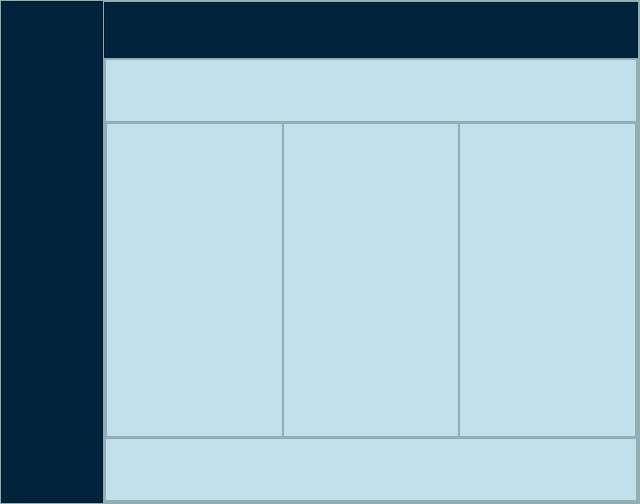
<?xml version="1.0" encoding="UTF-8"?>
<ui version="4.0">
 <class>MainWindow</class>
 <widget class="QMainWindow" name="MainWindow">
  <property name="geometry">
   <rect>
    <x>0</x>
    <y>0</y>
    <width>640</width>
    <height>504</height>
   </rect>
  </property>
  <property name="windowTitle">
   <string>MainWindow</string>
  </property>
  <widget class="QWidget" name="centralwidget">
   <layout class="QVBoxLayout" name="verticalLayout">
    <property name="spacing">
     <number>0</number>
    </property>
    <property name="leftMargin">
     <number>0</number>
    </property>
    <property name="topMargin">
     <number>0</number>
    </property>
    <property name="rightMargin">
     <number>0</number>
    </property>
    <property name="bottomMargin">
     <number>0</number>
    </property>
    <item>
     <widget class="QFrame" name="frame">
      <property name="styleSheet">
       <string notr="true">background-color: rgb(192, 225, 236);</string>
      </property>
      <property name="frameShape">
       <enum>QFrame::StyledPanel</enum>
      </property>
      <property name="frameShadow">
       <enum>QFrame::Raised</enum>
      </property>
      <layout class="QHBoxLayout" name="horizontalLayout" stretch="1,10">
       <property name="spacing">
        <number>0</number>
       </property>
       <property name="leftMargin">
        <number>0</number>
       </property>
       <property name="topMargin">
        <number>0</number>
       </property>
       <property name="rightMargin">
        <number>0</number>
       </property>
       <property name="bottomMargin">
        <number>0</number>
       </property>
       <item>
        <widget class="QFrame" name="frame_5">
         <property name="styleSheet">
          <string notr="true">background-color: rgb(1, 35, 60);</string>
         </property>
         <property name="frameShape">
          <enum>QFrame::StyledPanel</enum>
         </property>
         <property name="frameShadow">
          <enum>QFrame::Raised</enum>
         </property>
         <layout class="QVBoxLayout" name="verticalLayout_3">
          <property name="spacing">
           <number>0</number>
          </property>
          <property name="leftMargin">
           <number>0</number>
          </property>
          <property name="topMargin">
           <number>0</number>
          </property>
          <property name="rightMargin">
           <number>0</number>
          </property>
          <property name="bottomMargin">
           <number>0</number>
          </property>
          <item>
           <widget class="QPushButton" name="pushButton">
            <property name="minimumSize">
             <size>
              <width>100</width>
              <height>100</height>
             </size>
            </property>
            <property name="text">
             <string/>
            </property>
            <property name="icon">
             <iconset resource="../QRC/imagenesInicioSesion.qrc">
              <normaloff>:/newPrefix/Icons/Exterior.png</normaloff>:/newPrefix/Icons/Exterior.png</iconset>
            </property>
            <property name="iconSize">
             <size>
              <width>100</width>
              <height>100</height>
             </size>
            </property>
            <property name="flat">
             <bool>true</bool>
            </property>
           </widget>
          </item>
          <item>
           <widget class="QPushButton" name="pushButton_2">
            <property name="minimumSize">
             <size>
              <width>100</width>
              <height>100</height>
             </size>
            </property>
            <property name="text">
             <string/>
            </property>
            <property name="icon">
             <iconset resource="../QRC/imagenesInicioSesion.qrc">
              <normaloff>:/newPrefix/Icons/User_Groups_Icon.png</normaloff>:/newPrefix/Icons/User_Groups_Icon.png</iconset>
            </property>
            <property name="iconSize">
             <size>
              <width>100</width>
              <height>100</height>
             </size>
            </property>
            <property name="flat">
             <bool>true</bool>
            </property>
           </widget>
          </item>
          <item>
           <widget class="QPushButton" name="pushButton_3">
            <property name="minimumSize">
             <size>
              <width>100</width>
              <height>100</height>
             </size>
            </property>
            <property name="text">
             <string/>
            </property>
            <property name="icon">
             <iconset resource="../QRC/imagenesInicioSesion.qrc">
              <normaloff>:/newPrefix/Icons/Chat_Room_Icon.png</normaloff>:/newPrefix/Icons/Chat_Room_Icon.png</iconset>
            </property>
            <property name="iconSize">
             <size>
              <width>100</width>
              <height>100</height>
             </size>
            </property>
            <property name="flat">
             <bool>true</bool>
            </property>
           </widget>
          </item>
          <item>
           <widget class="QPushButton" name="pushButton_4">
            <property name="minimumSize">
             <size>
              <width>100</width>
              <height>100</height>
             </size>
            </property>
            <property name="text">
             <string/>
            </property>
            <property name="icon">
             <iconset resource="../QRC/imagenesInicioSesion.qrc">
              <normaloff>:/newPrefix/Icons/Events_Icon.png</normaloff>:/newPrefix/Icons/Events_Icon.png</iconset>
            </property>
            <property name="iconSize">
             <size>
              <width>100</width>
              <height>100</height>
             </size>
            </property>
            <property name="flat">
             <bool>true</bool>
            </property>
           </widget>
          </item>
          <item>
           <widget class="QPushButton" name="pushButton_5">
            <property name="minimumSize">
             <size>
              <width>100</width>
              <height>100</height>
             </size>
            </property>
            <property name="text">
             <string/>
            </property>
            <property name="icon">
             <iconset resource="../QRC/imagenesInicioSesion.qrc">
              <normaloff>:/newPrefix/Icons/Adjust_Icon.png</normaloff>:/newPrefix/Icons/Adjust_Icon.png</iconset>
            </property>
            <property name="iconSize">
             <size>
              <width>100</width>
              <height>100</height>
             </size>
            </property>
            <property name="flat">
             <bool>true</bool>
            </property>
           </widget>
          </item>
         </layout>
        </widget>
       </item>
       <item>
        <widget class="QFrame" name="frame_2">
         <property name="frameShape">
          <enum>QFrame::StyledPanel</enum>
         </property>
         <property name="frameShadow">
          <enum>QFrame::Raised</enum>
         </property>
         <layout class="QVBoxLayout" name="verticalLayout_2" stretch="1,8">
          <property name="spacing">
           <number>0</number>
          </property>
          <property name="leftMargin">
           <number>0</number>
          </property>
          <property name="topMargin">
           <number>0</number>
          </property>
          <property name="rightMargin">
           <number>0</number>
          </property>
          <property name="bottomMargin">
           <number>0</number>
          </property>
          <item>
           <widget class="QFrame" name="frame_3">
            <property name="styleSheet">
             <string notr="true">background-color: rgb(1, 35, 60);</string>
            </property>
            <property name="frameShape">
             <enum>QFrame::StyledPanel</enum>
            </property>
            <property name="frameShadow">
             <enum>QFrame::Raised</enum>
            </property>
           </widget>
          </item>
          <item>
           <widget class="QFrame" name="frame_4">
            <property name="styleSheet">
             <string notr="true"/>
            </property>
            <property name="frameShape">
             <enum>QFrame::StyledPanel</enum>
            </property>
            <property name="frameShadow">
             <enum>QFrame::Raised</enum>
            </property>
            <layout class="QVBoxLayout" name="verticalLayout_4" stretch="1,5,1">
             <property name="spacing">
              <number>0</number>
             </property>
             <property name="leftMargin">
              <number>0</number>
             </property>
             <property name="topMargin">
              <number>0</number>
             </property>
             <property name="rightMargin">
              <number>0</number>
             </property>
             <property name="bottomMargin">
              <number>0</number>
             </property>
             <item>
              <widget class="QFrame" name="frame_6">
               <property name="styleSheet">
                <string notr="true"/>
               </property>
               <property name="frameShape">
                <enum>QFrame::StyledPanel</enum>
               </property>
               <property name="frameShadow">
                <enum>QFrame::Raised</enum>
               </property>
              </widget>
             </item>
             <item>
              <widget class="QFrame" name="frame_7">
               <property name="styleSheet">
                <string notr="true"/>
               </property>
               <property name="frameShape">
                <enum>QFrame::StyledPanel</enum>
               </property>
               <property name="frameShadow">
                <enum>QFrame::Raised</enum>
               </property>
               <layout class="QHBoxLayout" name="horizontalLayout_2" stretch="1,1,1">
                <property name="spacing">
                 <number>0</number>
                </property>
                <property name="leftMargin">
                 <number>0</number>
                </property>
                <property name="topMargin">
                 <number>0</number>
                </property>
                <property name="rightMargin">
                 <number>0</number>
                </property>
                <property name="bottomMargin">
                 <number>0</number>
                </property>
                <item>
                 <widget class="QFrame" name="frame_9">
                  <property name="styleSheet">
                   <string notr="true"/>
                  </property>
                  <property name="frameShape">
                   <enum>QFrame::StyledPanel</enum>
                  </property>
                  <property name="frameShadow">
                   <enum>QFrame::Raised</enum>
                  </property>
                 </widget>
                </item>
                <item>
                 <widget class="QFrame" name="frame_11">
                  <property name="styleSheet">
                   <string notr="true"/>
                  </property>
                  <property name="frameShape">
                   <enum>QFrame::StyledPanel</enum>
                  </property>
                  <property name="frameShadow">
                   <enum>QFrame::Raised</enum>
                  </property>
                 </widget>
                </item>
                <item>
                 <widget class="QFrame" name="frame_13">
                  <property name="styleSheet">
                   <string notr="true"/>
                  </property>
                  <property name="frameShape">
                   <enum>QFrame::StyledPanel</enum>
                  </property>
                  <property name="frameShadow">
                   <enum>QFrame::Raised</enum>
                  </property>
                 </widget>
                </item>
               </layout>
              </widget>
             </item>
             <item>
              <widget class="QFrame" name="frame_8">
               <property name="styleSheet">
                <string notr="true"/>
               </property>
               <property name="frameShape">
                <enum>QFrame::StyledPanel</enum>
               </property>
               <property name="frameShadow">
                <enum>QFrame::Raised</enum>
               </property>
              </widget>
             </item>
            </layout>
           </widget>
          </item>
         </layout>
        </widget>
       </item>
      </layout>
     </widget>
    </item>
   </layout>
  </widget>
 </widget>
 <resources>
  <include location="../QRC/imagenesInicioSesion.qrc"/>
 </resources>
 <connections/>
</ui>
